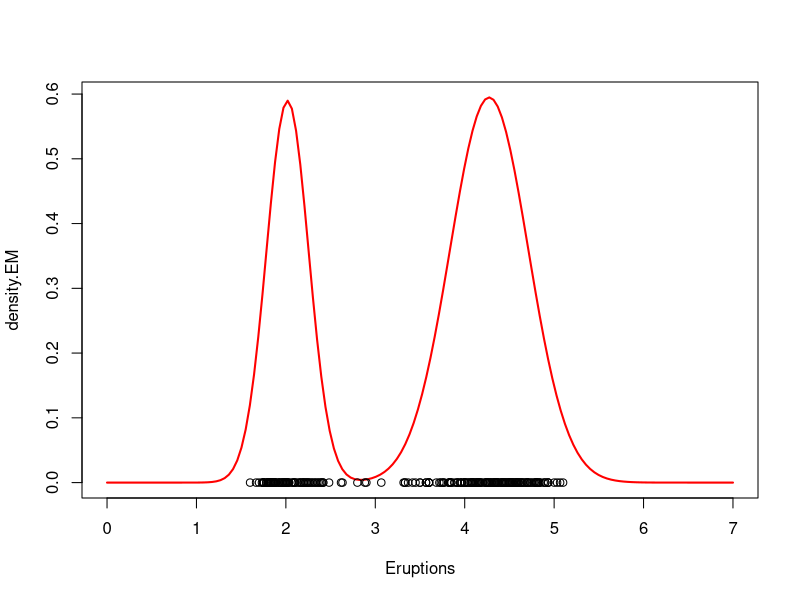

Here is the R script that generated this plot:
###### Setup data
x = faithful$eruptions
n = length(x)

###### EM algorithm to fit the location-and-scale mixture of 2 Gaussians
w      = 0.5          
mu     = c(mean(x)-sd(x), mean(x)+sd(x))
sigma  = rep(sd(x)/4,2)

s  = 0
sw = FALSE
QQ = -Inf
QQ.out = NULL
epsilon = 10^(-5)

while(!sw){
  ## E step
  v = array(0, dim=c(n,2))
  for(i in 1:n){
    v[i,1] = log(w) + dnorm(x[i], mu[1], sigma[1], log=T)
    v[i,2] = log(1-w) + dnorm(x[i], mu[2], sigma[2], log=T)
    v[i,]  = exp(v[i,] - max(v[i,]))/sum(exp(v[i,] - max(v[i,]))) 
  }
  
  ## M step
  # Weights
  w  = mean(v[,1])
  # Means
  mu = rep(0, 2)
  for(k in 1:2){
    for(i in 1:n){
      mu[k]    = mu[k] + v[i,k]*x[i]
    }
    mu[k] = mu[k]/sum(v[,k])
  }
  # Variances
  sigma = rep(0,2)
  for(k in 1:2){
    for(i in 1:n){
      sigma[k] = sigma[k] + v[i,k]*(x[i] - mu[k])^2
    }
    sigma[k] = sqrt(sigma[k]/sum(v[,k]))
  }
  ## Check convergence
  QQn = 0
  for(i in 1:n){
    QQn = QQn + v[i,1]*(log(w) + dnorm(x[i],mu[1],sigma[1],log=TRUE)) +
      v[i,2]*(log(1-w) + dnorm(x[i],mu[2],sigma[2],log=TRUE))
  }
  if(abs(QQn-QQ)/abs(QQn)<epsilon){
    sw=TRUE
  }
  QQ = QQn
  QQ.out = c(QQ.out, QQ)
  s = s + 1
  print(paste(s, QQn))
}


### plot
xx  = seq(0,7,length=150)
nxx = length(xx)
density.EM = rep(0, nxx)
for(s in 1:nxx){
  density.EM[s] = density.EM[s] + w*dnorm(xx[s], mu[1], sigma[1]) + 
    (1-w)*dnorm(xx[s], mu[2], sigma[2])
}
plot(xx, density.EM, col="red", lwd=2, type="l", xlab="Eruptions")
points(x,rep(0,n))


### 
#> w
#[1] 0.348421
#> 1-w
#[1] 0.651579
# > mu
mu ## [1] 2.018646 4.273380
